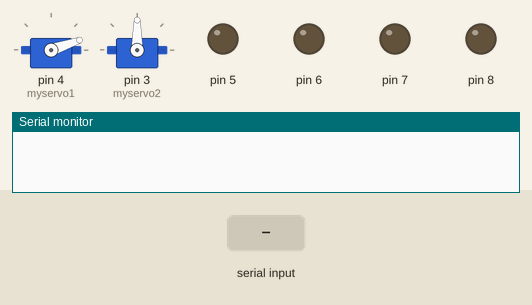
Recording of a sketch running on a simulated Arduino Uno, built with avr-gcc and run on an emulated ATmega328P. On the bench: 2 × servo, output pins drawn as LEDs (lit = HIGH), the last lines printed to the serial monitor. The inputs (shaded band) are chosen by the test bench.

Above: at 2.27 s.
2.3 s: "1" received over Serial
At 9.8 s:
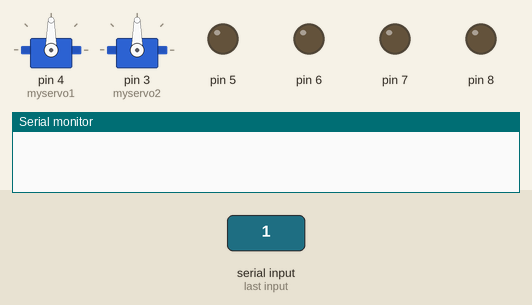
At 36.6 s:
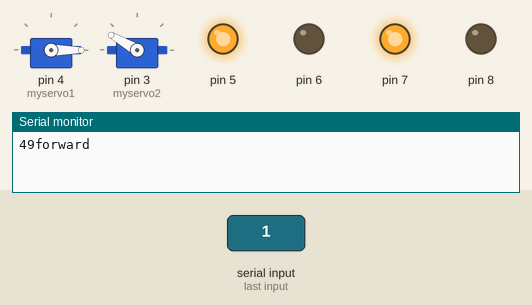
Timing chart, 0 to 38.3 s (numbered marks = the images above; inputs shaded):
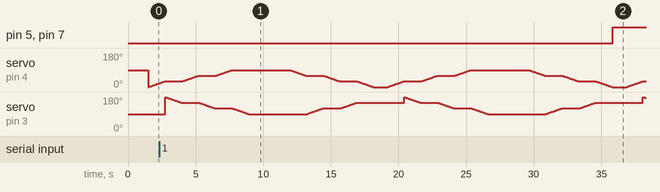

Measured:
- after the input at 2.3 s, pin 5, pin 7: LOW → HIGH after 33.5 s

The sketch:

Induction2022.ino
```cpp
#include <SoftwareSerial.h>
#include<Servo.h>
//SoftwareSerial BT (A0, A1);
Servo myservo1;
Servo myservo2;

int pos1=0;
int pos2=180;

//int motor_r2 = 6;
//int motor_r1 = 7;
//
//int motor_l2 = 8;
//int motor_l1 = 9;


int data, state;

void setup()
{
  myservo1.attach(4);
  myservo2.attach(3);

  pinMode(5, OUTPUT);
  pinMode(6, OUTPUT);
  pinMode(7, OUTPUT);
  pinMode(8, OUTPUT);

  // initialize serial communication at 9600 bits per second:
  Serial.begin(9600);
//  BT.begin(9600); // Setting the baud rate of Software Serial Library
  delay(1000);
}


void loop()
{
  data = 0;
  //if some date is sent, reads it and saves in state
  if(Serial.available()>0)
    {
      data=Serial.read();
      Serial.print(data);
    }
    delay(500);


for (pos1=0;pos1<=30;pos1++){
  myservo1.write(pos1);
  delay(40);
  }
  for(pos2=180;pos2>=150;pos2--){
  myservo2.write(pos2);
  delay(40);
  }
  for (pos1=30;pos1<=60;pos1++){
  myservo1.write(pos1);
  delay(40);
  }
  for(pos2=150;pos2>=120;pos2--){
  myservo2.write(pos2);


  delay(40);
  }
  for (pos1=60;pos1<=90;pos1++){
  myservo1.write(pos1);
  delay(40);
  }
  for(pos2=120;pos2>=90;pos2--){
    myservo2.write(pos2);
  delay(40);
  }
  delay(3000);
 for(pos1=90;pos1>=60;pos1--){
  myservo1.write(pos1);
  delay(40);
 }
 for(pos2=90;pos2<=120;pos2++){
  myservo2.write(pos2);
  delay(40);
 }
 for(pos1=60;pos1>=30;pos1--){
  myservo1.write(pos1);
  delay(40);
 }
 for(pos2=120;pos2<=150;pos2++){
  myservo2.write(pos2);
  delay(40);
 }for(pos1=30;pos1>=0;pos1--){
  myservo1.write(pos1);
  delay(40);
 }
  //if(BT.available() > 0){
  //state = BT.read();
  //Serial.println(state);


  switch(data)
  {
    case 49: forward(); break;
    case 50: turnRight(); break;
    case 51: turnLeft(); break;
    case 52: backward(); break;
    case 53: s_top(); break;
  }
  delay(500);

}

void forward(){
  digitalWrite(5,HIGH);
  digitalWrite(6,LOW);
  digitalWrite(7,HIGH);
  digitalWrite(8,LOW);
  Serial.println("forward");
}

void backward(){
  digitalWrite(5,LOW);
  digitalWrite(6,HIGH);
  digitalWrite(7,LOW);
  digitalWrite(8,HIGH);
}


void turnRight(){
  digitalWrite(5,LOW);
  digitalWrite(6,HIGH);
  digitalWrite(7,LOW);
  digitalWrite(8,LOW);
}

void turnLeft(){
  digitalWrite(5,LOW);
  digitalWrite(6,LOW);
  digitalWrite(7,HIGH);
  digitalWrite(8,LOW);
}

void s_top(){
    digitalWrite(5, LOW);
    digitalWrite(6, LOW);
    digitalWrite(7, LOW);
    digitalWrite(8, LOW);
}
```
